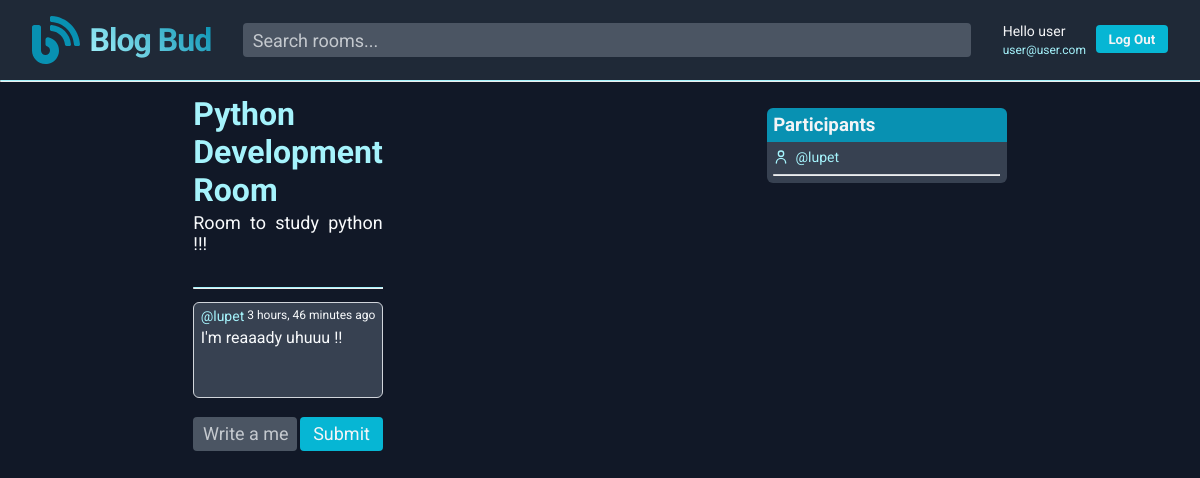
The app's page /room/9/ (signed in) with its own data.
### base/models.py (models this page shows, shortened)
class Room(models.Model):
    host = models.ForeignKey(User, on_delete=models.SET_NULL, null=True)
    topic = models.ForeignKey("Topic", on_delete=models.SET_NULL, null=True)
    name = models.CharField(max_length=225)
    description = models.TextField(null=True, blank=True)
    participants = models.ManyToManyField(User, related_name='participants', blank=True)
    updated = models.DateTimeField(auto_now=True)
    created = models.DateTimeField(auto_now_add=True)
    class Meta:
        ordering = ['-updated', '-created']

class Message(models.Model):
    user = models.ForeignKey(User, on_delete=models.CASCADE)
    room = models.ForeignKey(Room, on_delete=models.CASCADE)
    body = models.TextField()
    updated = models.DateTimeField(auto_now=True)
    created = models.DateTimeField(auto_now_add=True)
    class Meta:
        ordering = ['-updated', '-created']

### base/views.py (the view, shortened to what this page needs)
@login_required(login_url='/login')
def room(request, pk):
    if not pk.isdigit():
        return render(request, 'base/room.html')
    room = Room.objects.get(id=pk)
    room_messages = room.message_set.all().order_by('-created')
    participants = room.participants.all()
    context = {
        'room': room,
        'room_messages': room_messages,
        'participants': participants
    }
    return render(request, 'base/room.html', context)

### base/templates/base/room.html (shortened to what this page needs)
{% extends 'main.html' %}
{% load static %}
{% block body %}
<div class="room__container">
  <div class="room__description_container">
    <div class="room__description">
      <h1>{{room.name}}</h1>
      <div class="room__description_p">
        <p>{{room.description}}</p>
      </div>
      <h3>Conversation</h3>
    </div>
    <hr>
    <div class="room__messages_container">
      {% for message in room_messages %}
      <div class="room__message_wrapper">
        <div class="room__message_author_wrapper">
          <div>
            <span class="room__message_username">@{{message.user}}</span>
          </div>
          <span class="room__message_created">{{message.created|timesince}} ago</span>
        </div>
        <p class="room__message_message">{{message.body}}</p>
      </div>
      {% endfor %}
    </div>
    {% if request.user.is_authenticated %}
    <form action="" method="POST" class="room__new_message_form">
      <div class="input_container room__new_message_input">
        <input type="text" name="message_body" id="message_body" placeholder="Write a message...">
      </div>
      <button class="primary_button room__new_message_button">Submit</button>
    </form>
    {% endif %}
  </div>
  <div class="room__participants_container">
    <h3 class="room__participants_header">Participants</h3>
    <div class="room__participants_wrapper">
      {% for participant in participants %}
        <div class="room__participant_wrapper">
          <img class="room__participant_user_img" src="{% static 'images/user.svg' %}" alt="user svg">
          <a href="{% url 'user-profile' participant.id  %}">@{{participant.username}}</a>
        </div>
        <hr class="room__participants_hr">
      {% endfor %}
    </div>
  </div>
</div>
{% endblock body %}

### templates/components/navbar.html
{% load static %}
<header class="navbar__header">
  <nav>
    <a class="navbar__logo" href="/">
      <img class="navbar__logo_img" src="{% static 'images/Logo.svg' %}" alt="Logo">
      <span class="navbar__logo_span">Blog Bud</span>
    </a>
  </nav>
  <form class="navbar__search_form" method="GET" action="{% url 'home' %}">
    <div class="input_container">
      <input class="navbar__search_input" type="text" name="q" id="q" placeholder="Search rooms..." >
    </div>
  </form>
  <div class="navbar__user_info">
    {% if request.user.is_authenticated %}
    <div class="navbar__user_description">
      <p>Hello {{request.user}}</p>
      <span class="link_span">
        <a href="{% url 'user-profile' request.user.id %}">{{request.user.email}}</a>
      </span>
    </div>
    <div class="navbar__sign_status_wrapper">
      <button class="primary_button">
        <a href="{% url 'logout' %}">Log Out</a>
      </button>
    </div>
    {% else %}
    <div class="navbar__sign_status_wrapper">
      <button class="primary_button">
        <a href="{% url 'login' %}">Log In</a>
      </button>
    </div>
    {% endif %}
  </div>
</header>
<hr>

### records on screen
Room: name "Python Development Room", description "Room to study python !!!"
Message: user "lupet", created "3 hours, 46 minutes", body "I'm reaaady uhuuu !!"

### other values on screen
{{ request.user }} "user"
{{ request.user.email }} "user@user.com"
{{ participant.username }} "lupet"
